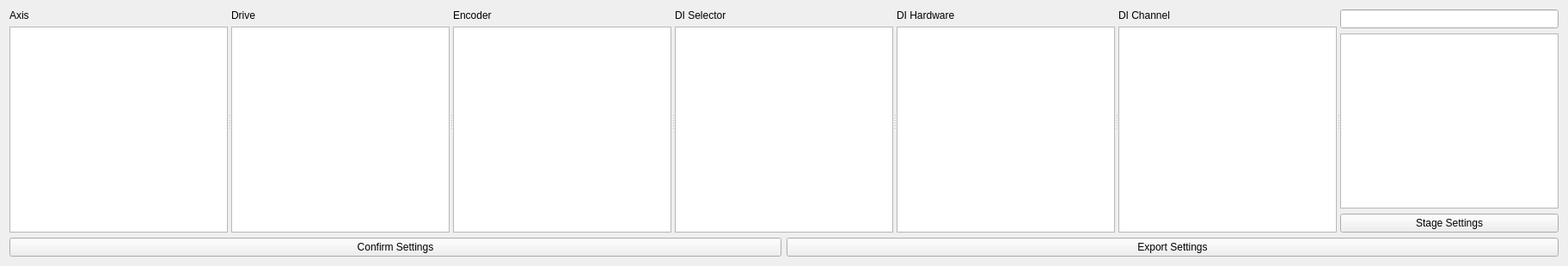
<?xml version="1.0" encoding="UTF-8"?>
<ui version="4.0">
 <class>UserInputTab</class>
 <widget class="QWidget" name="UserInputTab">
  <property name="geometry">
   <rect>
    <x>0</x>
    <y>0</y>
    <width>1824</width>
    <height>310</height>
   </rect>
  </property>
  <layout class="QVBoxLayout" name="verticalLayout_4">
   <item>
    <widget class="QSplitter" name="splitter_2">
     <property name="orientation">
      <enum>Qt::Horizontal</enum>
     </property>
     <widget class="QWidget" name="layoutWidget">
      <layout class="QVBoxLayout" name="verticalLayout_15">
       <item>
        <widget class="QLabel" name="label_6">
         <property name="text">
          <string>Axis</string>
         </property>
        </widget>
       </item>
       <item>
        <widget class="QListWidget" name="display_axis_ui"/>
       </item>
      </layout>
     </widget>
     <widget class="QWidget" name="layoutWidget_1">
      <layout class="QVBoxLayout" name="verticalLayout_17">
       <item>
        <widget class="QLabel" name="label_9">
         <property name="text">
          <string>Drive</string>
         </property>
        </widget>
       </item>
       <item>
        <widget class="QListWidget" name="display_drives_ui"/>
       </item>
      </layout>
     </widget>
     <widget class="QWidget" name="layoutWidget_2">
      <layout class="QVBoxLayout" name="verticalLayout_16">
       <item>
        <widget class="QLabel" name="label_8">
         <property name="text">
          <string>Encoder</string>
         </property>
        </widget>
       </item>
       <item>
        <widget class="QListWidget" name="display_encoders_ui"/>
       </item>
      </layout>
     </widget>
     <widget class="QWidget" name="layoutWidget_4">
      <layout class="QVBoxLayout" name="verticalLayout_39">
       <item>
        <widget class="QLabel" name="display_di_sel_ui">
         <property name="text">
          <string>DI Selector</string>
         </property>
        </widget>
       </item>
       <item>
        <widget class="QListWidget" name="digital_input_axis_ui"/>
       </item>
      </layout>
     </widget>
     <widget class="QWidget" name="layoutWidget_5">
      <layout class="QVBoxLayout" name="verticalLayout_26">
       <item>
        <widget class="QLabel" name="DI">
         <property name="text">
          <string>DI Hardware</string>
         </property>
        </widget>
       </item>
       <item>
        <widget class="QListWidget" name="digital_input_hardware_ui"/>
       </item>
      </layout>
     </widget>
     <widget class="QWidget" name="layoutWidget_6">
      <layout class="QVBoxLayout" name="verticalLayout_30">
       <item>
        <widget class="QLabel" name="label_10">
         <property name="text">
          <string>DI Channel</string>
         </property>
        </widget>
       </item>
       <item>
        <widget class="QListWidget" name="digital_input_channels_ui"/>
       </item>
      </layout>
     </widget>
     <widget class="QWidget" name="layoutWidget_7">
      <layout class="QVBoxLayout" name="verticalLayout_18">
       <item>
        <widget class="QLineEdit" name="stage_search"/>
       </item>
       <item>
        <widget class="QListWidget" name="stage_list"/>
       </item>
       <item>
        <layout class="QVBoxLayout" name="verticalLayout_11"/>
       </item>
       <item>
        <widget class="QPushButton" name="stage_settings">
         <property name="text">
          <string>Stage Settings</string>
         </property>
        </widget>
       </item>
      </layout>
     </widget>
    </widget>
   </item>
   <item>
    <layout class="QHBoxLayout" name="horizontalLayout_13">
     <item>
      <widget class="PyDMPushButton" name="PyDMPushButton_2">
       <property name="text">
        <string>Confirm Settings</string>
       </property>
      </widget>
     </item>
     <item>
      <widget class="PyDMPushButton" name="PyDMPushButton">
       <property name="text">
        <string>Export Settings</string>
       </property>
      </widget>
     </item>
    </layout>
   </item>
  </layout>
 </widget>
 <customwidgets>
  <customwidget>
   <class>PyDMPushButton</class>
   <extends>QPushButton</extends>
   <header>pydm.widgets.pushbutton</header>
  </customwidget>
 </customwidgets>
 <resources/>
 <connections/>
</ui>
